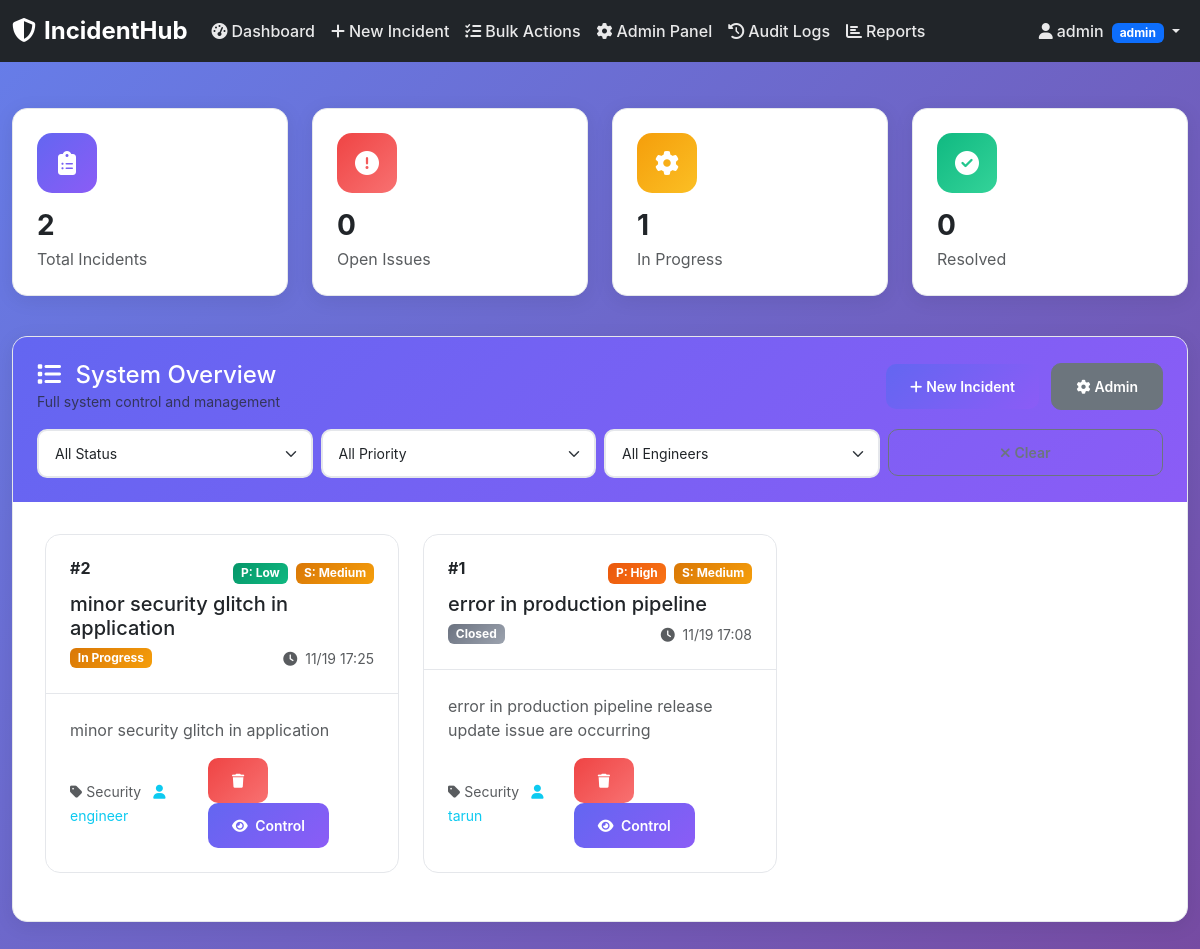
Page /dashboard (signed in) on the earlier database version.
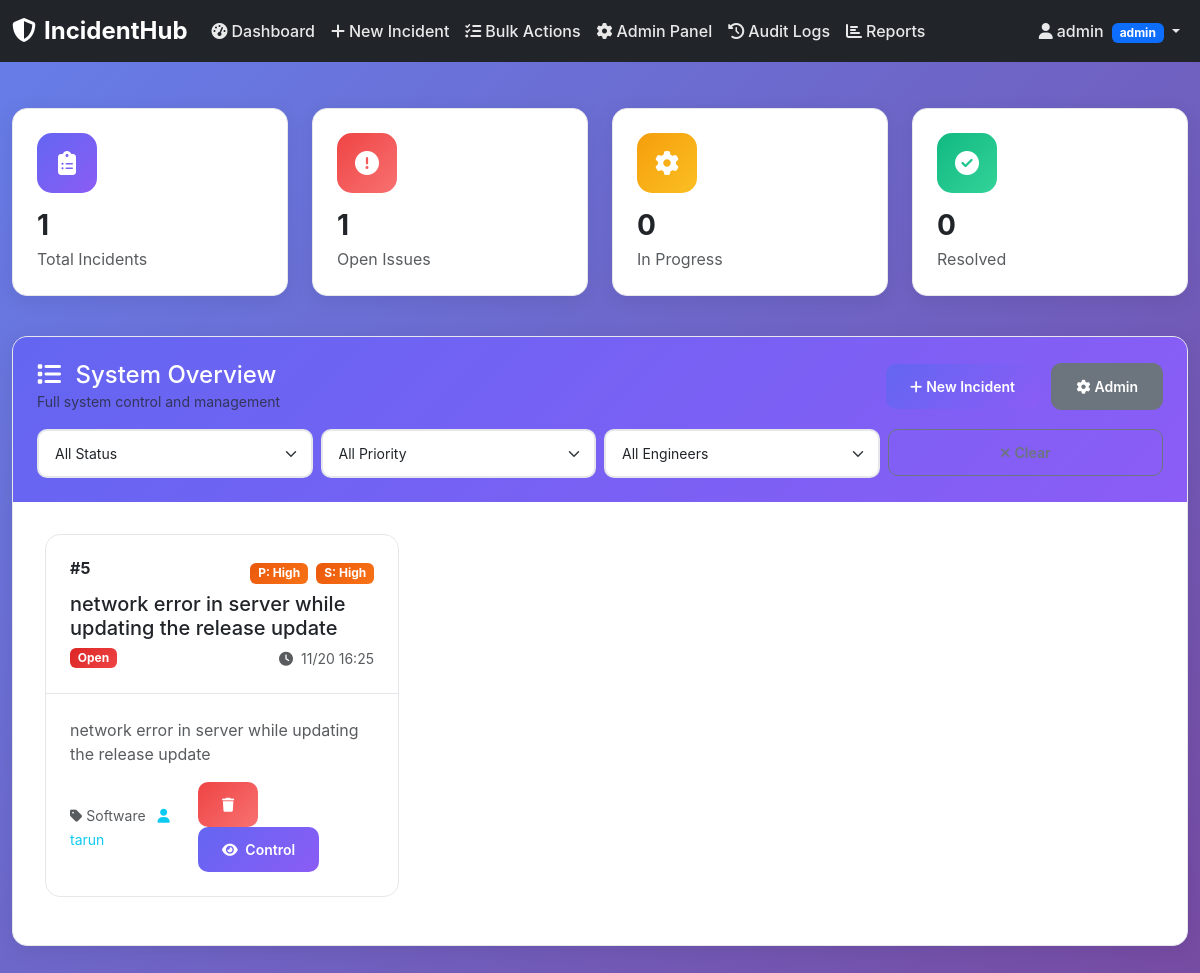
Same page on the later database version.
### app.py (models this page shows, shortened)
class Incident(db.Model):
    id = db.Column(db.Integer, primary_key=True)
    title = db.Column(db.String(200), nullable=False)
    description = db.Column(db.Text, nullable=False)
    priority = db.Column(db.String(20), nullable=False)
    severity = db.Column(db.String(20), nullable=False)
    status = db.Column(db.String(20), nullable=False, default='open')
    category = db.Column(db.String(50), nullable=False)
    created_by = db.Column(db.Integer, db.ForeignKey('user.id'), nullable=False)
    assigned_to = db.Column(db.Integer, db.ForeignKey('user.id'))
    created_at = db.Column(db.DateTime, default=datetime.utcnow)
    updated_at = db.Column(db.DateTime, default=datetime.utcnow, onupdate=datetime.utcnow)
    resolved_at = db.Column(db.DateTime)
    is_deleted = db.Column(db.Boolean, default=False)
    creator = db.relationship('User', foreign_keys=[created_by], backref='created_incidents')
    assignee = db.relationship('User', foreign_keys=[assigned_to], backref='assigned_incidents')

class User(db.Model):
    id = db.Column(db.Integer, primary_key=True)
    username = db.Column(db.String(80), unique=True, nullable=False)
    email = db.Column(db.String(120), unique=True, nullable=False)
    role = db.Column(db.String(20), nullable=False, default='reporter')
    specialization = db.Column(db.String(50))
    password_hash = db.Column(db.String(255), nullable=False)
    created_at = db.Column(db.DateTime, default=datetime.utcnow)
    is_active = db.Column(db.Boolean, default=True)
    permissions = db.Column(db.Text)

### app.py (the view)
@app.route('/dashboard')
@login_required
def dashboard():
    user = User.query.get(session['user_id'])
    if user.role == 'reporter':
        incidents = Incident.query.filter_by(created_by=user.id, is_deleted=False).order_by(Incident.created_at.desc()).all()
    elif user.role == 'engineer':
        incidents = Incident.query.filter(
            (Incident.assigned_to == user.id) | (Incident.created_by == user.id),
            Incident.is_deleted == False
        ).order_by(Incident.created_at.desc()).all()
    else:
        incidents = Incident.query.filter_by(is_deleted=False).order_by(Incident.created_at.desc()).all()
    stats = {
        'total': len(incidents),
        'open': len([i for i in incidents if i.status == 'open']),
        'in_progress': len([i for i in incidents if i.status == 'in_progress']),
        'resolved': len([i for i in incidents if i.status == 'resolved'])
    }
    users = User.query.filter_by(is_active=True).all()
    return render_template('dashboard.html', incidents=incidents, stats=stats, users=users)

### app.py (called while the page is built)
def login_required(f):
    @wraps(f)
    def decorated_function(*args, **kwargs):
        if 'user_id' not in session:
            return redirect('/login')
        return f(*args, **kwargs)
    return decorated_function

### templates/dashboard.html (shortened to what the changed rows need)
{% extends "base.html" %}
{% block content %}
<div class="container-fluid">
    <div class="row mb-4">
        <div class="col-lg-3 col-md-6 mb-3">
            <div class="stats-card fade-in-up">
                <div class="stats-icon total">
                    <i class="fas fa-clipboard-list"></i>
                </div>
                <h3 class="fw-bold mb-1">{{ stats.total }}</h3>
                <p class="text-muted mb-0">Total Incidents</p>
            </div>
        </div>
        <div class="col-lg-3 col-md-6 mb-3">
            <div class="stats-card fade-in-up" style="animation-delay: 0.1s">
                <div class="stats-icon open">
                    <i class="fas fa-exclamation-circle"></i>
                </div>
                <h3 class="fw-bold mb-1">{{ stats.open }}</h3>
                <p class="text-muted mb-0">Open Issues</p>
            </div>
        </div>
        <div class="col-lg-3 col-md-6 mb-3">
            <div class="stats-card fade-in-up" style="animation-delay: 0.2s">
                <div class="stats-icon progress">
                    <i class="fas fa-cog fa-spin"></i>
                </div>
                <h3 class="fw-bold mb-1">{{ stats.in_progress }}</h3>
                <p class="text-muted mb-0">In Progress</p>
            </div>
        </div>
    </div>
    <div class="row">
        <div class="col-12">
            <div class="content-card fade-in-up" style="animation-delay: 0.4s">
                <div class="content-body">
                    {% if incidents %}
                        <div class="row">
                            {% for incident in incidents %}
                            <div class="col-lg-6 col-xl-4 mb-3">
                                <div class="incident-card">
                                    <div class="incident-header">
                                        <div class="d-flex justify-content-between align-items-start mb-2">
                                            <h6 class="fw-bold mb-0">#{{ incident.id }}</h6>
                                            <div>
                                                <span class="badge severity-{{ incident.priority }} me-1">
                                                    P: {{ incident.priority.title() }}
                                                </span>
                                                <span class="badge severity-{{ incident.severity }}">
                                                    S: {{ incident.severity.title() }}
                                                </span>
                                            </div>
                                        </div>
                                        <h5 class="mb-2">{{ incident.title }}</h5>
                                        <div class="d-flex justify-content-between align-items-center">
                                            <span class="badge status-{{ incident.status }}">
                                                {{ incident.status.replace('_', ' ').title() }}
                                            </span>
                                            <small class="text-muted">
                                                <i class="fas fa-clock me-1"></i>
                                                {{ incident.created_at.strftime('%m/%d %H:%M') }}
                                            </small>
                                        </div>
                                    </div>
                                    <div class="incident-body">
                                        <p class="text-muted mb-3">
                                            {{ incident.description[:100] }}{% if incident.description|length > 100 %}...{% endif %}
                                        </p>
                                        <div class="d-flex justify-content-between align-items-center">
                                            <div>
                                                <small class="text-muted">
                                                    <i class="fas fa-tag me-1"></i>{{ incident.category.title() }}
                                                </small>
                                                {% if incident.assigned_to %}
                                                <small class="text-info ms-2">
                                                    <i class="fas fa-user me-1"></i>{{ incident.assignee.username }}
                                                </small>
                                                {% endif %}
                                            </div>
                                            <div>
                                                {% if session.role == 'admin' %}
                                                <button class="btn btn-danger btn-sm me-1" onclick="deleteIncident({{ incident.id }})">
                                                    <i class="fas fa-trash"></i>
                                                </button>
                                                {% endif %}
                                                <a href="/incident/{{ incident.id }}" class="btn btn-primary btn-sm">
                                                    <i class="fas fa-eye me-1"></i>
                                                    {% if session.role == 'engineer' %}Work
                                                    {% elif session.role == 'manager' %}Manage
                                                    {% elif session.role == 'admin' %}Control
                                                    {% else %}View{% endif %}
                                                </a>
                                            </div>
                                        </div>
                                    </div>
                                </div>
                            </div>
                            {% endfor %}
                        </div>
                    {% endif %}
                </div>
            </div>
        </div>
    </div>
</div>
{% endblock %}

Differences in the rows shown:
no longer on this page (row edited): Incident: id "2", priority "Low", severity "Medium", title "minor security glitch in application", status.replace "In Progress", created_at "11/19 17:25", description "minor security glitch in application", category "Security", assignee.username "engineer"
no longer on this page (row edited): Incident: id "1", priority "High", severity "Medium", title "error in production pipeline", status.replace "Closed", created_at "11/19 17:08", description "error in production pipeline release update issue are occurring", category "Security", assignee.username "tarun"
added Incident: id "5", priority "High", severity "High", title "network error in server while updating the release update", status.replace "Open", created_at "11/20 16:25", description "network error in server while updating the release update", category "Software", assignee.username "tarun"
Other differences:
{{ stats.total }}: "2" → "1"
{{ stats.open }}: "0" → "1"
{{ stats.in_progress }}: "1" → "0"
